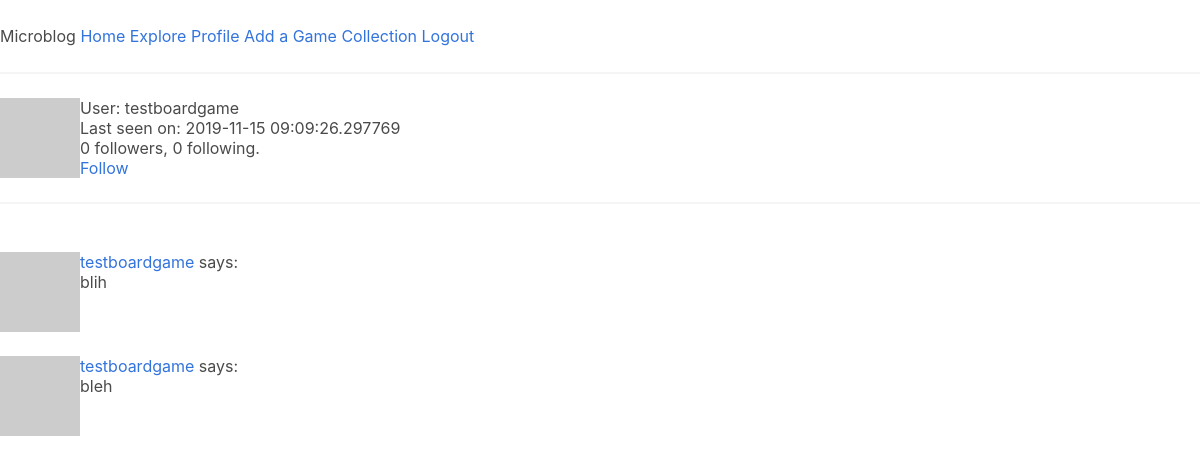
The app's page /user/testboardgame (signed in) with its own data.
### app/models.py (models this page shows, shortened)
class User(UserMixin, db.Model):
    id = db.Column(db.Integer, primary_key=True)
    username = db.Column(db.String(64), index=True, unique=True)
    email = db.Column(db.String(120), index=True, unique=True)
    password_hash = db.Column(db.String(128))
    posts = db.relationship("Post", backref="author", lazy="dynamic")
    about_me = db.Column(db.String(140))
    last_seen = db.Column(db.DateTime, default=datetime.utcnow)
    followed = db.relationship(
        "User",
        secondary=followers,
        primaryjoin=(followers.c.follower_id == id),
        secondaryjoin=(followers.c.followed_id == id),
        backref=db.backref("followers", lazy="dynamic"),
        lazy="dynamic",
    )
    collection = db.relationship("Boardgame", secondary=boardgames, lazy="dynamic")
    def is_following(self, user):
        return self.followed.filter(followers.c.followed_id == user.id).count() > 0
    def avatar(self, size):
        digest = md5(self.email.lower().encode("utf-8")).hexdigest()
        return "https://www.gravatar.com/avatar/{}?d=identicon&s={}".format(
            digest, size
        )

class Post(db.Model):
    id = db.Column(db.Integer, primary_key=True)
    body = db.Column(db.String(140))
    timestamp = db.Column(db.DateTime, index=True, default=datetime.utcnow)
    user_id = db.Column(db.Integer, db.ForeignKey("user.id"))

### app/routes.py (the view)
@app.route("/user/<username>")
@login_required
def user(username):
    user = User.query.filter_by(username=username).first_or_404()
    page = request.args.get("page", 1, type=int)
    posts = user.posts.order_by(Post.timestamp.desc()).paginate(
        page, app.config["POSTS_PER_PAGE"], False
    )
    next_url = (
        url_for("user", username=user.username, page=posts.next_num)
        if posts.has_next
        else None
    )
    prev_url = (
        url_for("user", username=user.username, page=posts.prev_num)
        if posts.has_prev
        else None
    )
    return render_template(
        "user.html", user=user, posts=posts.items, next_url=next_url, prev_url=prev_url
    )

### app/models.py (called while the page is built)
@login.user_loader
def load_user(id):
    return User.query.get(int(id))

### app/routes.py (called while the page is built)
@app.before_request
def before_request():
    if current_user.is_authenticated:
        current_user.last_seen = datetime.utcnow()
        db.session.commit()

### app/templates/user.html (shortened to what this page needs)
﻿{% extends "base.html" %}
{% block content %}
<table>
    <tr valign="top">
        <td><img src="{{ user.avatar(128) }}"></td>
        <td>
            <h1>User: {{ user.username }}</h1>
            {% if user.last_seen %}<p>Last seen on: {{ user.last_seen }}</p>{% endif %}
            <p>{{ user.followers.count() }} followers, {{ user.followed.count() }} following.</p>
            {% if user == current_user %}
            <p><a href="{{ url_for('edit_profile') }}">Edit your profile</a></p>
            {% elif not current_user.is_following(user) %}
            <p><a href="{{ url_for('follow', username=user.username) }}">Follow</a></p>
            {% else %}
            <p><a href="{{ url_for('unfollow', username=user.username) }}">Unfollow</a></p>
            {% endif %}
        </td>
    </tr>
</table>
<hr>
    {% for post in posts %}
        {% include '_post.html' %}
    {% endfor %}
{% endblock %}

### app/templates/_post.html
﻿<table>
    <tr valign="top">
        <td><img src="{{ post.author.avatar(36) }}"></td>
        <td>
            <a href="{{ url_for('user', username=post.author.username) }}">
                {{ post.author.username }}
            </a>
            says:<br>{{ post.body }}
        </td>
    </tr>
</table>

### records on screen
User: username "testboardgame", last_seen "2019-11-15 09:09:26.297769"
Post: author.username "testboardgame", body "blih"
Post: author.username "testboardgame", body "bleh"

### other values on screen
{{ user.followers.count() }} "0"
{{ user.followed.count() }} "0"
